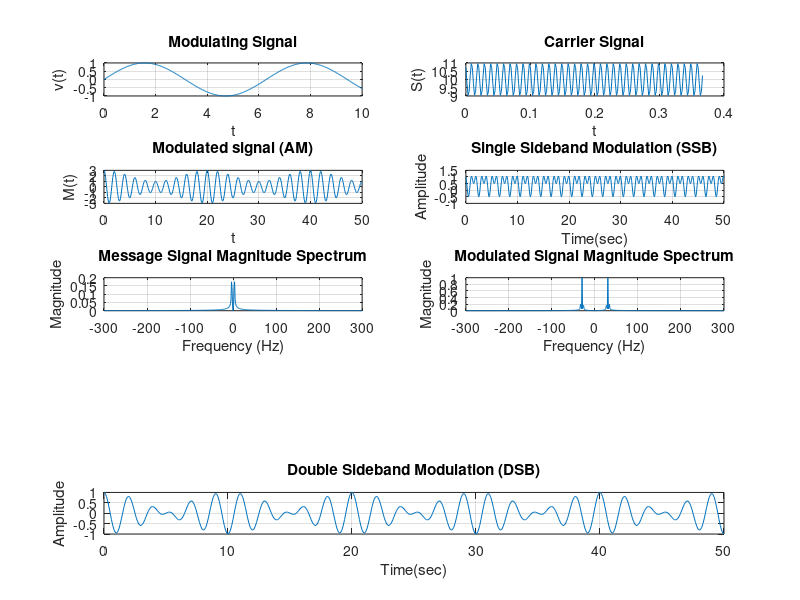

Reproduce this figure in MATLAB.
% Modulating Signal
x = 0:0.02:10;
y = sin(x);
subplot(5,2,1)
plot(x,y);
grid on
title('Modulating Signal')
xlabel('t')
ylabel('v(t)')

% Carrier Wave
Period = 1/30; % 30 Hz
Ts = 0.05 * Period;
Fs = 1/Ts;   % Sampling frequency
t = 0:Ts:11*Period;
L = length(t);             % Length of signal
S = 10 + cos(2*pi*100*t+44/180*pi); % Signal generation
subplot(5,2,2)
plot(t,S)
grid on
title('Carrier Signal')
xlabel('t')
ylabel('S(t)')

% Amplitude Modulation (AM)
Ac = 2; % Carrier amplitude
Am = 0.5; % Message signal amplitude
t = 0:0.1:50;
ct = Ac * cos(2*pi*0.5*t); % Carrier signal wave
mt = Am * cos(2*pi*0.05*t); % Message signal wave
MS = ct .* (1 + 1 * mt); % Modulated signal (AM)
subplot(5,2,3);
plot(t, MS);
grid on
title('Modulated signal (AM)')
xlabel('t')
ylabel('M(t)')

% Single Sideband Modulation (SSB)
m = cos(2 * pi * 0.5 * t); 
sb = m .* cos(2 * pi * 0.5 * t) - Am .* sin(2 * pi * 0.5 * t);
subplot(5,2,4)
plot(t, sb)
grid on
title('Single Sideband Modulation (SSB)');
xlabel('Time(sec)');
ylabel('Amplitude');

% Double Sideband Modulation (DSB)
DSB = Ac * (Am * cos(2*pi*0.5*t) .* cos(2*pi*0.05*t));
subplot(5,1,5);
plot(t, DSB);
grid on
title('Double Sideband Modulation (DSB)');
xlabel('Time(sec)');
ylabel('Amplitude');

% Fourier Transform of the Message Signal
N = length(mt);
frequencies = linspace(-Fs/2, Fs/2, N);
MT_fft = fftshift(abs(fft(mt))/N);

% Fourier Transform of the Modulated Signal
MS_fft = fftshift(abs(fft(MS))/N);

% Plot Magnitude Spectrum
subplot(5,2,5); 
plot(frequencies, MT_fft);
grid on
title('Message Signal Magnitude Spectrum');
xlabel('Frequency (Hz)');
ylabel('Magnitude');

subplot(5,2,6);
plot(frequencies, MS_fft);
grid on
title('Modulated Signal Magnitude Spectrum');
xlabel('Frequency (Hz)');
ylabel('Magnitude');
